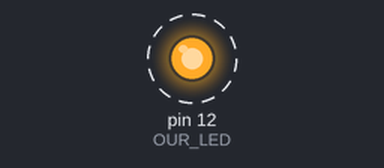
Bench run of a sketch on a simulated Arduino Nano, built with avr-gcc and run on an emulated ATmega328P. On the bench: output pins drawn as LEDs (lit = HIGH). Dashed ring = blinking.

Above: at 0.5 s.
Timing chart, 0 to 4.6 s (numbered marks = the images above):
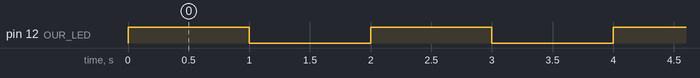

The sketch:

Project_01.ino
```cpp
#define OUR_LED 12

void setup() {
  // put your setup code here, to run once:
  pinMode(OUR_LED, OUTPUT);
}

void loop() {
  // put your main code here, to run repeatedly:
  digitalWrite(OUR_LED, HIGH);  //turn on LED
  delay(1000);
  digitalWrite(OUR_LED, LOW);
  delay(1000);
}
```

Measured:
- by itself, pin 12 (OUR_LED): alternates HIGH for 1.0 s and LOW for 1.0 s
